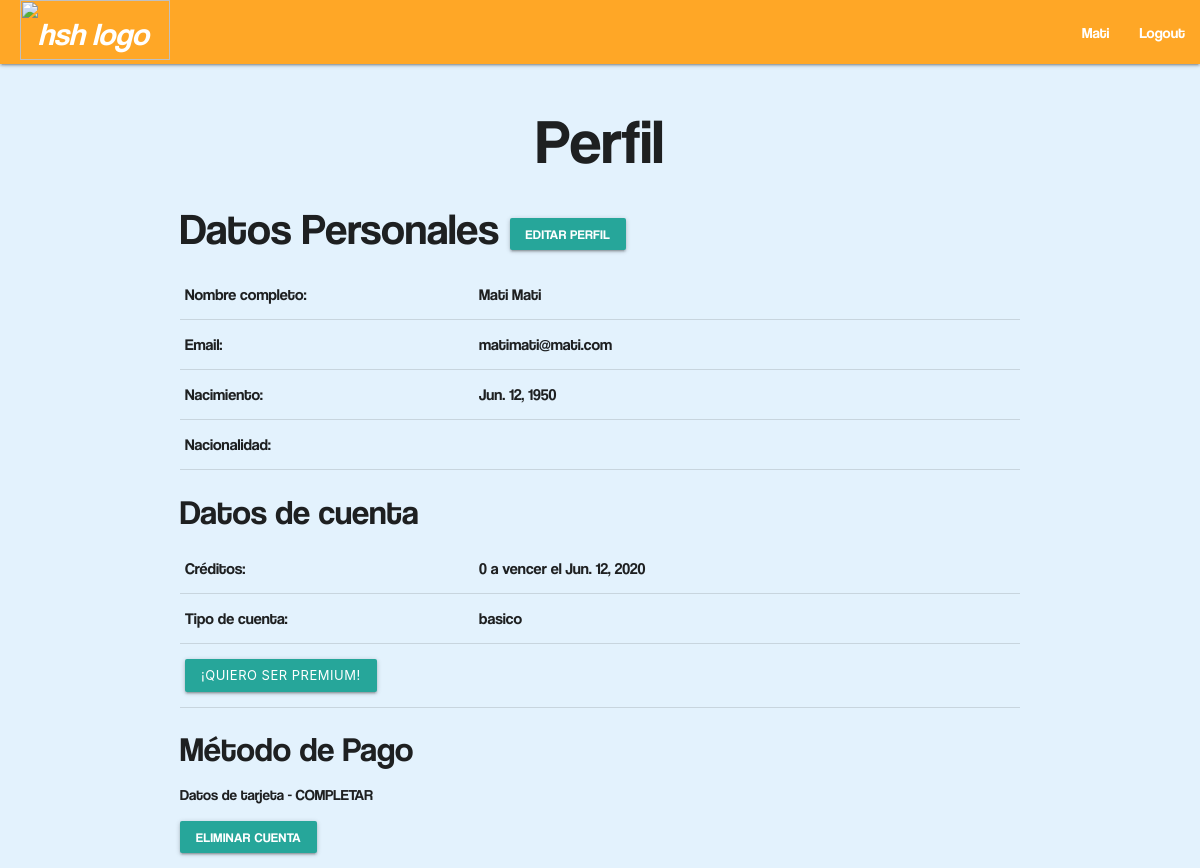
Before: /perfil/ (signed in) with the older database file.
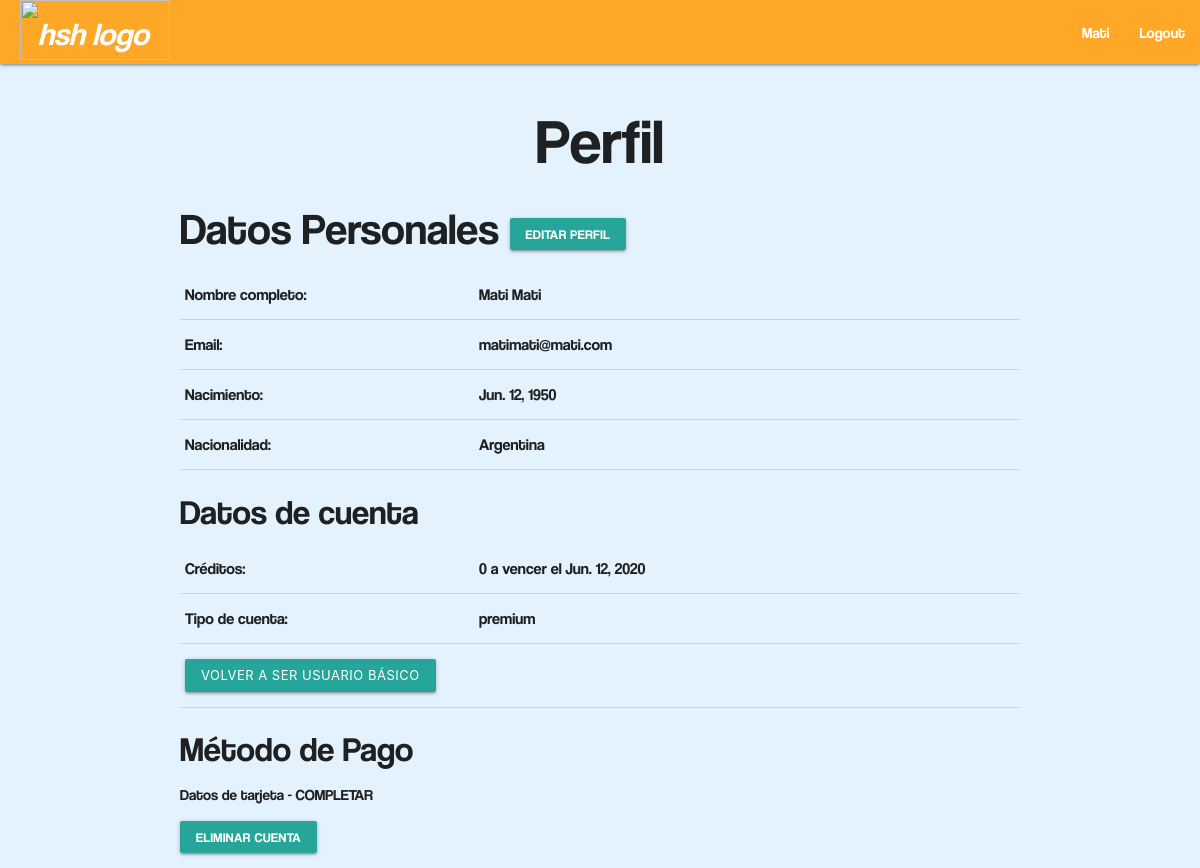
After: the same page with the newer database file.
### main/models.py (models this page shows, shortened)
class User(AbstractBaseUser, PermissionsMixin):
    email = models.EmailField(_('email address'), unique=True)
    first_name = models.CharField(_('nombre'), max_length=30, blank=True)
    last_name = models.CharField(_('apellido'), max_length=30, blank=True)
    date_joined = models.DateTimeField(_('date joined'), auto_now_add=True)
    is_active = models.BooleanField(_('active'), default=True)
    date_of_birth = models.DateField(_('fecha de nacimiento'))
    nacionalidad = models.CharField(max_length=50)
    creditos = models.IntegerField(default=2)
    premium = models.BooleanField(_('premium estatus'), default=False)
    is_staff = models.BooleanField(
        _('staff status'),
        default=False,
        help_text=_('Designates whether the user can log into this admin site.'),
    )
    objects = UserManager()
    USERNAME_FIELD = 'email'
    REQUIRED_FIELDS = []
    class Meta:
        verbose_name = _('cliente')
        verbose_name_plural = _('clientes')
    def get_full_name(self):
        full_name = '%s %s' % (self.first_name, self.last_name)
        return full_name.strip()
    def user_type(self):
    	if self.premium:
    		return 'premium'
    	return 'basico'
    def vencimiento_de_creditos(self):
        if self.date_joined.month > date.today().month:
            return date(year=date.today().year,month=self.date_joined.month,day=self.date_joined.day)
        elif (self.date_joined.month == date.today().month) and (self.date_joined.day > date.today().day):
            return date(year=date.today().year,month=self.date_joined.month,day=self.date_joined.day)
        return date(year=(date.today().year+1),month=self.date_joined.month,day=self.date_joined.day)

### main/views.py (the view)
# urls.py: path("perfil/", views.perfil, name="perfil"),
def perfil(request):
    if request.method == "POST":
        user_type_form = InvertirTipoForm(request.POST,user=request.user)
        if user_type_form.is_valid():
            request.user.invertir_tipo()
            request.user.save()
    else:
        user_type_form = InvertirTipoForm(user=request.user)
    return render(request=request,
                  template_name="main/user/profile.html",
                  context={"user_type_form": user_type_form})

### main/templates/main/user/profile.html (shortened to what this page needs)
{% extends "main/headers/header_logged_in.html" %}
{% load static %}
{% block content %}
<body>
	<h1 class="centrar">Perfil</h1>
	<h3>
		Datos Personales
		<a href="/editar_perfil/" class="waves-effect waves-light btn-small">Editar perfil</a>
	</h3>
	<table>
		<tr>
			<td width="35%">Nombre completo:</td>
			<td>{{request.user.get_full_name}}</td>
		</tr>
		<tr>
			<td>Email:</td>
			<td>{{request.user.email}}</td>
		</tr>
		<tr>
			<td>Nacimiento:</td>
			<td>{{request.user.date_of_birth}}</td>
		</tr>
		<tr>
			<td>Nacionalidad:</td>
			<td>{{request.user.nacionalidad}}</td>
		</tr>
	</table>
	<h4>Datos de cuenta</h4>
	<table>
		<tr>
			<td width="35%">Créditos:</td>
			<td>{{request.user.creditos}} a vencer el {{request.user.vencimiento_de_creditos}}</td>
		</tr>
		<tr>
			<td>Tipo de cuenta:</td>
			<td>{{request.user.user_type}}</td>
		</tr>
		<tr>
			<form method="POST">{% csrf_token %}
				<td>
					{% if request.user.premium %}
						<button type="submit" class="waves-effect waves-light btn-small">Volver a ser usuario básico</button>
					{% else %}
						<button type="submit" class="waves-effect waves-light btn-small">¡Quiero ser premium!</button>
					{% endif %}
				</td>
				<td>
				</td>
			</form>
		</tr>
	</table>
	<h4>Método de Pago</h4>
	<p>Datos de tarjeta - COMPLETAR</p>
	<a href="#" class="waves-effect waves-light btn-small">Eliminar cuenta</a>
</body>
{% endblock %}

### main/templates/main/headers/header_logged_in.html
{% extends "main/builder.html" %}
{% load staticfiles %}
{% block builder %}
  <header>
    <div class="navbar-fixed">
      <nav>
        <div class="nav-wrapper #ffa726 orange lighten-1">
          <a href="/" class="brand-logo">
          <img class="logo" src="{% static 'logos/HSH-Complete.svg' %}" alt="hsh logo">
          </a>
          <ul id="nav-mobile" class="right hide-on-med-and-down">
            <li><a href="/perfil">{{request.user.first_name}}</a></li>
            <li><a href="/logout">Logout</a></li>
          </ul>
        </div>
      </nav>
    </div>
    <div class="container">
      {% block content %}
      {% endblock %}
    </div>
  </header>
{% endblock %}

Changed rows visible on the page:
changed User "Mati Mati": user.nacionalidad (not shown) → "Argentina"; user.user_type "basico" → "premium"; premium False → True (drawn)
Other visible differences:
text no longer shown: "¡QUIERO SER PREMIUM!"
text now shown: "VOLVER A SER USUARIO BÁSICO"
